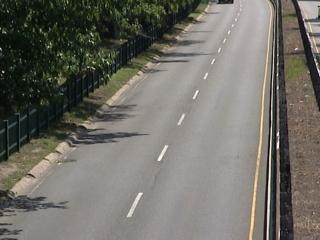
#> input picture Assignment_22/input/hw2/highway/h0.jpg, 320 x 240 px, found by its file name; its folder holds 4 pictures in this run
$ python '4. High Way.py'
#> lines starting #> are read from the running program, lines starting #| are printed output that depends on the picture
import cv2

result = 0
for i in range(15):
    img = cv2.imread(f"G:\Program\Python\PyLearn\IP\Assignment_22\pics\hw2\highway\h{i}.jpg")
#> img is the input picture: shape (240, 320, 3); mean B, G, R 102, 109.4, 111.8
    result += img//15
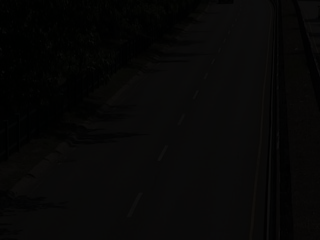
#> result: shape (240, 320, 3); mean B, G, R 6.33, 6.82, 6.99
#> pass 2 of the loop `for i in range(15):`:
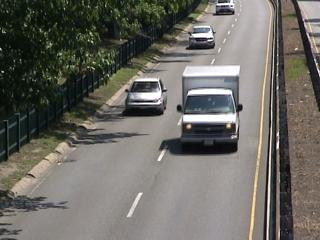
#> input picture Assignment_22/input/hw2/highway/h1.jpg, 320 x 240 px, found by its file name
#> img is the input picture: shape (240, 320, 3); mean B, G, R 99.5, 106, 107.9
#> `result += img//15`:
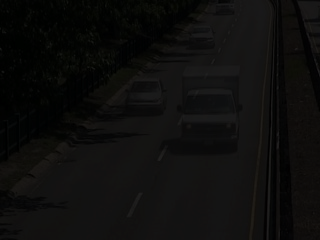
#> result: shape (240, 320, 3); mean B, G, R 12.5, 13.4, 13.7
#> (the run stopped early here; a loop or call above may not have finished)
